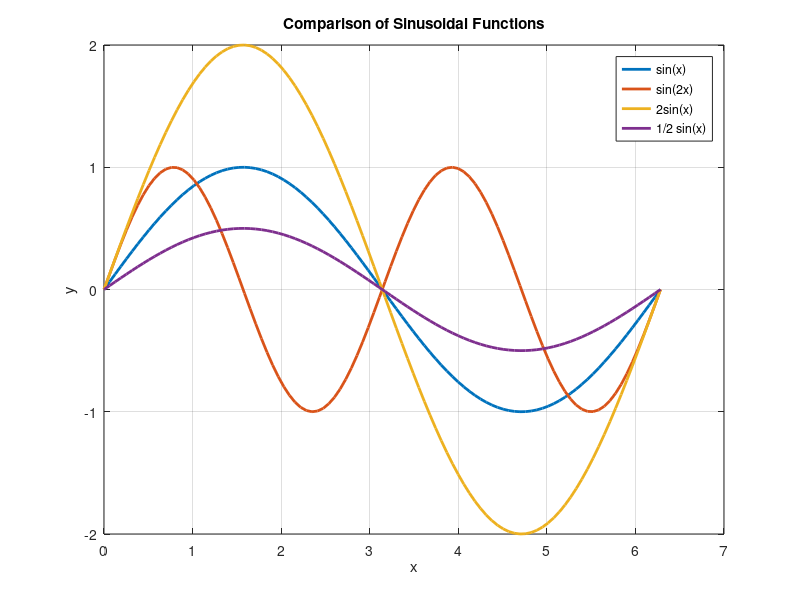

This chart was generated by the following MATLAB code:

x = linspace(0, 2*pi, 100);

y1 = sin(x);
y2 = sin(2*x);
y3 = 2*sin(x);
y4 = 0.5*sin(x);

figure;
plot(x, y1, 'LineWidth', 2, 'DisplayName', 'sin(x)');
hold on;
plot(x, y2, 'LineWidth', 2, 'DisplayName', 'sin(2x)');
plot(x, y3, 'LineWidth', 2, 'DisplayName', '2sin(x)');
plot(x, y4, 'LineWidth', 2, 'DisplayName', '1/2 sin(x)');


title('Comparison of Sinusoidal Functions');
xlabel('x');
ylabel('y');
legend('show');

grid on;

hold off;
